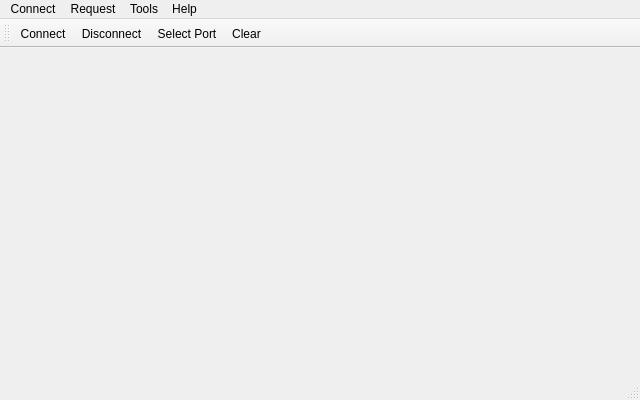
<?xml version="1.0" encoding="UTF-8"?>
<ui version="4.0">
 <class>MainWindow</class>
 <widget class="QMainWindow" name="MainWindow">
  <property name="geometry">
   <rect>
    <x>0</x>
    <y>0</y>
    <width>640</width>
    <height>400</height>
   </rect>
  </property>
  <property name="windowTitle">
   <string>Synchro Time</string>
  </property>
  <property name="windowIcon">
   <iconset resource="synchrotime.qrc">
    <normaloff>:/images/icon.png</normaloff>:/images/icon.png</iconset>
  </property>
  <widget class="QWidget" name="centralWidget">
   <layout class="QVBoxLayout" name="verticalLayout"/>
  </widget>
  <widget class="QMenuBar" name="menuBar">
   <property name="geometry">
    <rect>
     <x>0</x>
     <y>0</y>
     <width>640</width>
     <height>27</height>
    </rect>
   </property>
   <widget class="QMenu" name="menuConnect">
    <property name="title">
     <string>Connect</string>
    </property>
    <addaction name="actionConnect"/>
    <addaction name="actionDisconnect"/>
    <addaction name="separator"/>
    <addaction name="actionSelect_Port"/>
    <addaction name="separator"/>
    <addaction name="actionQuit"/>
   </widget>
   <widget class="QMenu" name="menuRequest">
    <property name="title">
     <string>Request</string>
    </property>
    <addaction name="actionInformation"/>
    <addaction name="actionAdjustment"/>
    <addaction name="actionCalibration"/>
    <addaction name="actionReset"/>
    <addaction name="separator"/>
    <addaction name="actionSetRegister"/>
   </widget>
   <widget class="QMenu" name="menuTools">
    <property name="title">
     <string>Tools</string>
    </property>
    <addaction name="actionPort_Setting"/>
    <addaction name="separator"/>
    <addaction name="actionSettings"/>
    <addaction name="actionSelect_Font"/>
    <addaction name="separator"/>
    <addaction name="actionClear"/>
   </widget>
   <widget class="QMenu" name="menuHelp">
    <property name="title">
     <string>Help</string>
    </property>
    <addaction name="actionAbout_App"/>
    <addaction name="actionAbout_Qt"/>
    <addaction name="separator"/>
    <addaction name="actionContents"/>
   </widget>
   <addaction name="menuConnect"/>
   <addaction name="menuRequest"/>
   <addaction name="menuTools"/>
   <addaction name="menuHelp"/>
  </widget>
  <widget class="QToolBar" name="mainToolBar">
   <attribute name="toolBarArea">
    <enum>TopToolBarArea</enum>
   </attribute>
   <attribute name="toolBarBreak">
    <bool>false</bool>
   </attribute>
   <addaction name="actionConnect"/>
   <addaction name="actionDisconnect"/>
   <addaction name="actionSelect_Port"/>
   <addaction name="actionClear"/>
  </widget>
  <widget class="QStatusBar" name="statusBar"/>
  <action name="actionConnect">
   <property name="text">
    <string>Connect</string>
   </property>
   <property name="shortcut">
    <string>Ctrl+O</string>
   </property>
  </action>
  <action name="actionDisconnect">
   <property name="text">
    <string>Disconnect</string>
   </property>
   <property name="shortcut">
    <string>Ctrl+D</string>
   </property>
  </action>
  <action name="actionQuit">
   <property name="text">
    <string>Quit</string>
   </property>
   <property name="shortcut">
    <string>Ctrl+Q</string>
   </property>
  </action>
  <action name="actionInformation">
   <property name="text">
    <string>Information</string>
   </property>
   <property name="shortcut">
    <string>Ctrl+I</string>
   </property>
  </action>
  <action name="actionAdjustment">
   <property name="text">
    <string>Adjustment</string>
   </property>
   <property name="shortcut">
    <string>Ctrl+A</string>
   </property>
  </action>
  <action name="actionCalibration">
   <property name="text">
    <string>Calibration</string>
   </property>
   <property name="shortcut">
    <string>Ctrl+C</string>
   </property>
  </action>
  <action name="actionReset">
   <property name="text">
    <string>Reset</string>
   </property>
   <property name="shortcut">
    <string>Ctrl+R</string>
   </property>
  </action>
  <action name="actionSetRegister">
   <property name="text">
    <string>Set Register</string>
   </property>
   <property name="toolTip">
    <string>Set Register</string>
   </property>
   <property name="shortcut">
    <string>Ctrl+S</string>
   </property>
  </action>
  <action name="actionSelect_Port">
   <property name="text">
    <string>Select Port</string>
   </property>
   <property name="shortcut">
    <string>Ctrl+P</string>
   </property>
  </action>
  <action name="actionPort_Setting">
   <property name="text">
    <string>Port Setting</string>
   </property>
  </action>
  <action name="actionSettings">
   <property name="text">
    <string>Settings</string>
   </property>
  </action>
  <action name="actionSelect_Font">
   <property name="text">
    <string>Select Font</string>
   </property>
  </action>
  <action name="actionClear">
   <property name="text">
    <string>Clear</string>
   </property>
   <property name="shortcut">
    <string>Ctrl+L</string>
   </property>
  </action>
  <action name="actionAbout_App">
   <property name="text">
    <string>About App</string>
   </property>
  </action>
  <action name="actionAbout_Qt">
   <property name="text">
    <string>About Qt</string>
   </property>
  </action>
  <action name="actionContents">
   <property name="text">
    <string>Contents</string>
   </property>
   <property name="shortcut">
    <string>F1</string>
   </property>
  </action>
 </widget>
 <layoutdefault spacing="6" margin="11"/>
 <resources>
  <include location="synchrotime.qrc"/>
 </resources>
 <connections/>
</ui>
